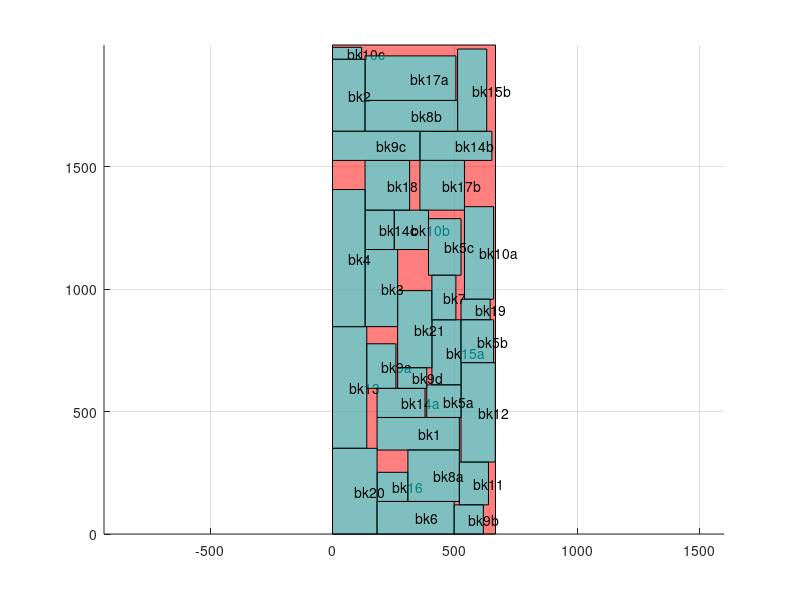

Write MATLAB code to recreate this figure.
axis equal;
hold on;
grid on;

block_x=[0 0 665.812 665.812 0 ];
block_y=[0 1997.44 1997.44 0 0 ];
fill(block_x,block_y,'r','facealpha',0.5);
block_x=[182 182 518 518 182 ];
block_y=[343 476 476 343 343 ];
fill(block_x,block_y,'c','facealpha',0.5);
text(350, 409.5, 'bk1');

block_x=[539 539 658 658 539 ];
block_y=[959 1337 1337 959 959 ];
fill(block_x,block_y,'c','facealpha',0.5);
text(598.5, 1148, 'bk10a');

block_x=[252 252 392 392 252 ];
block_y=[1162 1323 1323 1162 1162 ];
fill(block_x,block_y,'c','facealpha',0.5);
text(322, 1242.5, 'bk10b');

block_x=[0 0 119 119 0 ];
block_y=[1939 1988 1988 1939 1939 ];
fill(block_x,block_y,'c','facealpha',0.5);
text(59.5, 1963.5, 'bk10c');

block_x=[518 518 637 637 518 ];
block_y=[119 294 294 119 119 ];
fill(block_x,block_y,'c','facealpha',0.5);
text(577.5, 206.5, 'bk11');

block_x=[525 525 665 665 525 ];
block_y=[294 700 700 294 294 ];
fill(block_x,block_y,'c','facealpha',0.5);
text(595, 497, 'bk12');

block_x=[0 0 140 140 0 ];
block_y=[350 847 847 350 350 ];
fill(block_x,block_y,'c','facealpha',0.5);
text(70, 598.5, 'bk13');

block_x=[182 182 378 378 182 ];
block_y=[476 595 595 476 476 ];
fill(block_x,block_y,'c','facealpha',0.5);
text(280, 535.5, 'bk14a');

block_x=[357 357 651 651 357 ];
block_y=[1526 1645 1645 1526 1526 ];
fill(block_x,block_y,'c','facealpha',0.5);
text(504, 1585.5, 'bk14b');

block_x=[133 133 252 252 133 ];
block_y=[1162 1323 1323 1162 1162 ];
fill(block_x,block_y,'c','facealpha',0.5);
text(192.5, 1242.5, 'bk14c');

block_x=[406 406 525 525 406 ];
block_y=[609 875 875 609 609 ];
fill(block_x,block_y,'c','facealpha',0.5);
text(465.5, 742, 'bk15a');

block_x=[511 511 630 630 511 ];
block_y=[1645 1981 1981 1645 1645 ];
fill(block_x,block_y,'c','facealpha',0.5);
text(570.5, 1813, 'bk15b');

block_x=[182 182 308 308 182 ];
block_y=[133 252 252 133 133 ];
fill(block_x,block_y,'c','facealpha',0.5);
text(245, 192.5, 'bk16');

block_x=[133 133 504 504 133 ];
block_y=[1771 1953 1953 1771 1771 ];
fill(block_x,block_y,'c','facealpha',0.5);
text(318.5, 1862, 'bk17a');

block_x=[357 357 539 539 357 ];
block_y=[1323 1526 1526 1323 1323 ];
fill(block_x,block_y,'c','facealpha',0.5);
text(448, 1424.5, 'bk17b');

block_x=[133 133 315 315 133 ];
block_y=[1323 1526 1526 1323 1323 ];
fill(block_x,block_y,'c','facealpha',0.5);
text(224, 1424.5, 'bk18');

block_x=[525 525 644 644 525 ];
block_y=[875 959 959 875 875 ];
fill(block_x,block_y,'c','facealpha',0.5);
text(584.5, 917, 'bk19');

block_x=[0 0 133 133 0 ];
block_y=[1645 1939 1939 1645 1645 ];
fill(block_x,block_y,'c','facealpha',0.5);
text(66.5, 1792, 'bk2');

block_x=[0 0 182 182 0 ];
block_y=[0 350 350 0 0 ];
fill(block_x,block_y,'c','facealpha',0.5);
text(91, 175, 'bk20');

block_x=[266 266 406 406 266 ];
block_y=[679 994 994 679 679 ];
fill(block_x,block_y,'c','facealpha',0.5);
text(336, 836.5, 'bk21');

block_x=[133 133 266 266 133 ];
block_y=[847 1162 1162 847 847 ];
fill(block_x,block_y,'c','facealpha',0.5);
text(199.5, 1004.5, 'bk3');

block_x=[0 0 133 133 0 ];
block_y=[847 1407 1407 847 847 ];
fill(block_x,block_y,'c','facealpha',0.5);
text(66.5, 1127, 'bk4');

block_x=[385 385 525 525 385 ];
block_y=[476 609 609 476 476 ];
fill(block_x,block_y,'c','facealpha',0.5);
text(455, 542.5, 'bk5a');

block_x=[525 525 658 658 525 ];
block_y=[700 875 875 700 700 ];
fill(block_x,block_y,'c','facealpha',0.5);
text(591.5, 787.5, 'bk5b');

block_x=[392 392 525 525 392 ];
block_y=[1057 1288 1288 1057 1057 ];
fill(block_x,block_y,'c','facealpha',0.5);
text(458.5, 1172.5, 'bk5c');

block_x=[182 182 497 497 182 ];
block_y=[0 133 133 0 0 ];
fill(block_x,block_y,'c','facealpha',0.5);
text(339.5, 66.5, 'bk6');

block_x=[406 406 504 504 406 ];
block_y=[875 1057 1057 875 875 ];
fill(block_x,block_y,'c','facealpha',0.5);
text(455, 966, 'bk7');

block_x=[308 308 518 518 308 ];
block_y=[133 343 343 133 133 ];
fill(block_x,block_y,'c','facealpha',0.5);
text(413, 238, 'bk8a');

block_x=[133 133 511 511 133 ];
block_y=[1645 1771 1771 1645 1645 ];
fill(block_x,block_y,'c','facealpha',0.5);
text(322, 1708, 'bk8b');

block_x=[140 140 259 259 140 ];
block_y=[595 777 777 595 595 ];
fill(block_x,block_y,'c','facealpha',0.5);
text(199.5, 686, 'bk9a');

block_x=[497 497 616 616 497 ];
block_y=[0 119 119 0 0 ];
fill(block_x,block_y,'c','facealpha',0.5);
text(556.5, 59.5, 'bk9b');

block_x=[0 0 357 357 0 ];
block_y=[1526 1645 1645 1526 1526 ];
fill(block_x,block_y,'c','facealpha',0.5);
text(178.5, 1585.5, 'bk9c');

block_x=[266 266 385 385 266 ];
block_y=[595 679 679 595 595 ];
fill(block_x,block_y,'c','facealpha',0.5);
text(325.5, 637, 'bk9d');
